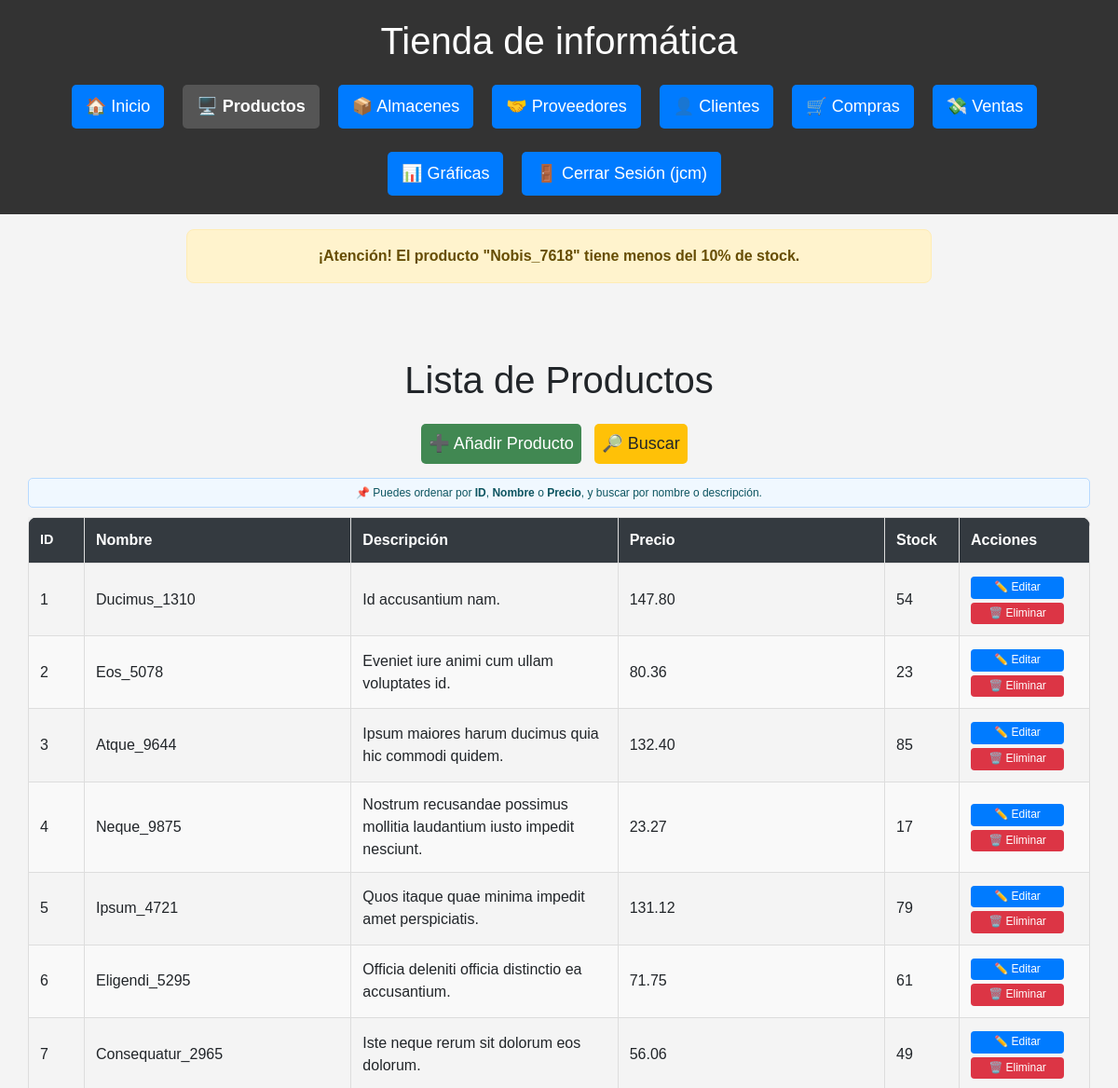
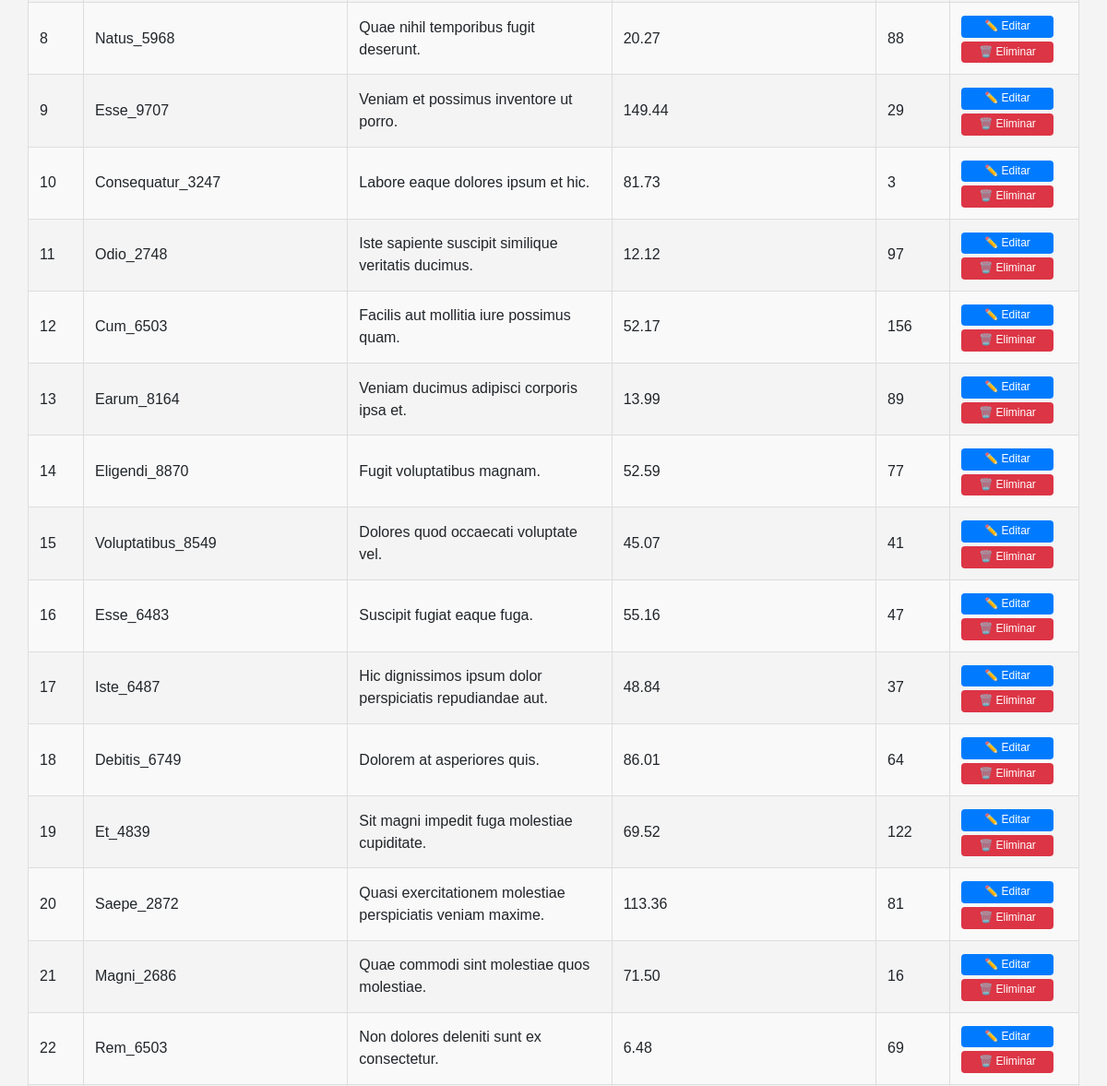
The page /productos (signed in, upper part) on the database as committed earlier (2 pictures, top to bottom).
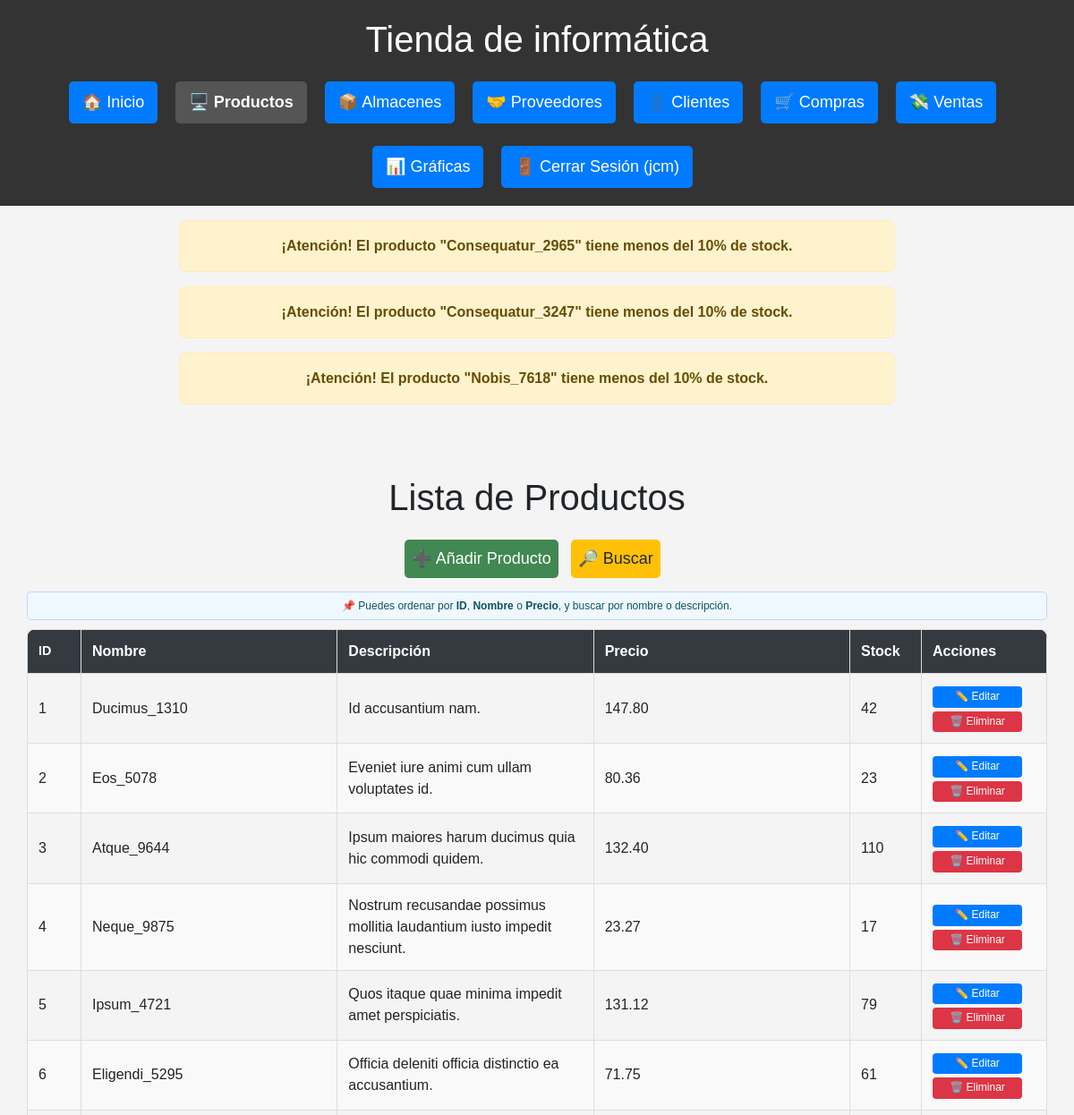
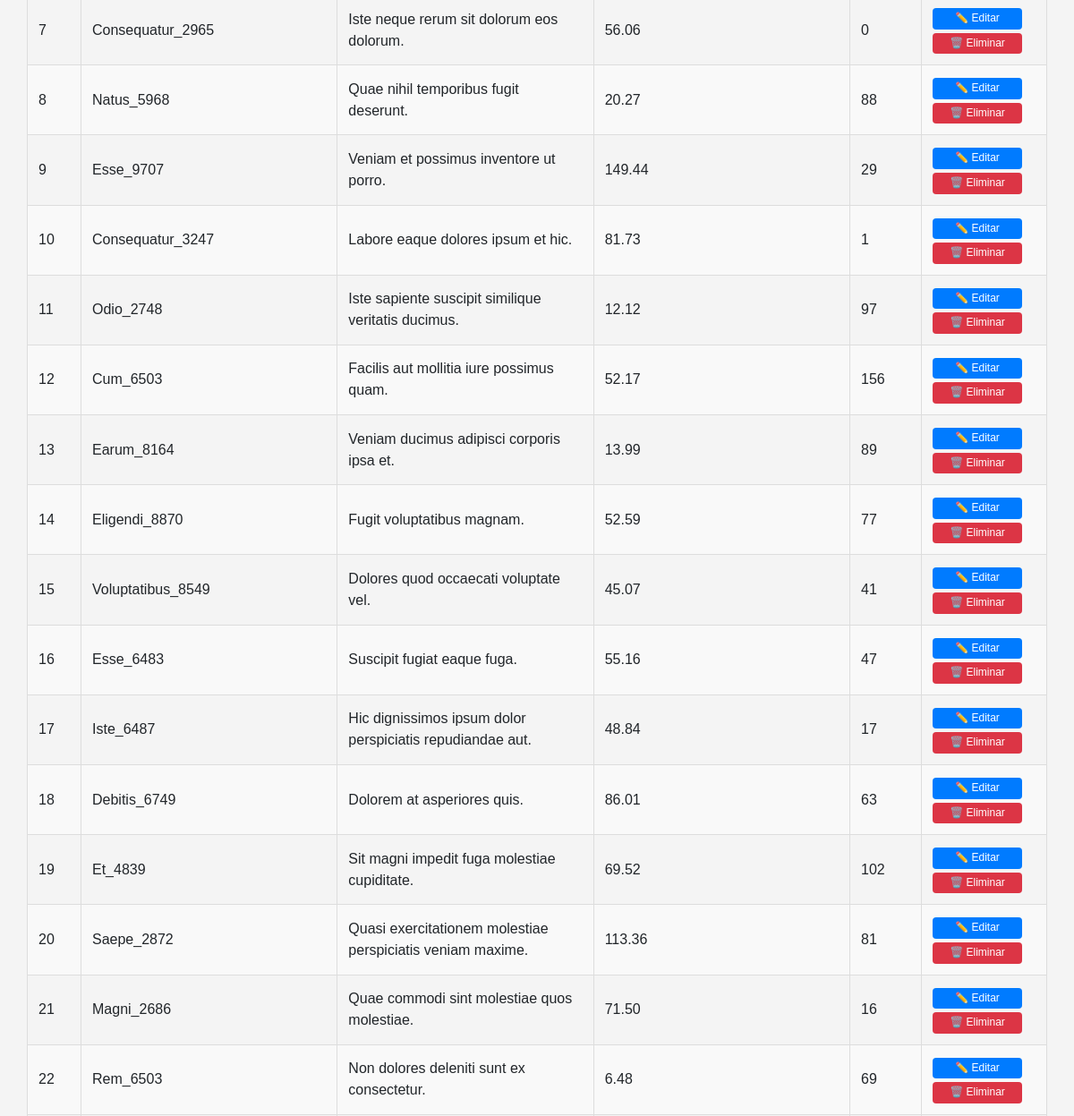
The same page on the database as committed later (2 pictures, top to bottom).
### db.py (models this page shows)
class Producto(Base):
    __tablename__ = "Producto"
    id = Column(Integer, primary_key=True)
    nombre = Column(String(150), unique=True, nullable=False)
    descripcion = Column(Text)
    categoria_id = Column(Integer, ForeignKey('Categoria.id'), nullable=True)
    precio = Column(Numeric(10, 2), nullable=False)
    stock = Column(Integer, default=0)
    cantidad_total = Column(Integer, default=30)
    fecha_creacion = Column(DateTime, default=func.now())
    categoria = relationship('Categoria', backref=backref('productos', lazy=True))
    ventas = relationship("DetalleVenta", back_populates="producto")

### routes/productos.py (the view)
@productos_bp.route('/productos')
@login_required
def ver_productos():
    verificar_stock_bajo()
    orden = request.args.get("orden", "id")
    direccion = request.args.get("direccion", "asc")
    nombre = request.args.get("nombre", "")
    pagina = int(request.args.get("pagina", 1))
    por_pagina = 30
    query = sesion.query(Producto)
    if nombre:
        query = query.filter(
            (Producto.nombre.ilike(f"%{nombre}%")) |
            (Producto.descripcion.ilike(f"%{nombre}%"))
        )
    def aplicar_direccion(campo):
        return campo.desc() if direccion == "desc" else campo.asc()
    if orden == "nombre":
        query = query.order_by(aplicar_direccion(Producto.nombre))
    elif orden == "precio":
        query = query.order_by(aplicar_direccion(Producto.precio))
    else:
        query = query.order_by(aplicar_direccion(Producto.id))
    total_productos = query.count()
    productos = query.offset((pagina - 1) * por_pagina).limit(por_pagina).all()
    hay_anterior = pagina > 1
    hay_siguiente = (pagina * por_pagina) < total_productos
    return render_template(
        "producto/productos.html",
        productos=productos,
        orden=orden,
        direccion=direccion,
        nombre=nombre,
        pagina=pagina,
        hay_anterior=hay_anterior,
        hay_siguiente=hay_siguiente
    )

### db.py (called while the page is built)
def login_required(f):
    @wraps(f)
    def decorated_function(*args, **kwargs):
        if 'usuario' not in session:
            flash('Por favor, inicie sesión para acceder a esta página.', 'error')
            return redirect(url_for('login'))
        return f(*args, **kwargs)
    return decorated_function

### routes/productos.py (called while the page is built)
def verificar_stock_bajo():
    productos = sesion.query(Producto).all()
    for producto in productos:
        if producto.cantidad_total > 0:
            porcentaje = (producto.stock / producto.cantidad_total) * 100
            if porcentaje < 10:
                flash(f'¡Atención! El producto "{producto.nombre}" tiene menos del 10% de stock.', 'warning')

### templates/producto/productos.html (shortened to what this page needs)
{% extends 'base.html' %}
{% block content %}
<div class="container mt-4">
    <h1>Lista de Productos</h1>
    <div class="botones-superiores">
        <a href="{{ url_for('productos.nuevo_producto') }}" class="btn btn-add">➕ Añadir Producto</a>
        <a href="#form-busqueda-producto" class="btn btn-add btn-search">🔎 Buscar</a>
    </div>
    <div class="alerta-orden">
      📌 Puedes ordenar por <strong>ID</strong>, <strong>Nombre</strong> o <strong>Precio</strong>, y buscar por nombre o descripción.
    </div>
    <div class ="tabla-responive">
        <table class="tabla-estilizada">
            <thead>
            {% set nueva_direccion = 'desc' if direccion == 'asc' else 'asc' %}
                <tr>
                    <th class="col-id"><a href="{{ url_for('productos.ver_productos', orden='id', direccion=nueva_direccion) }}">ID
                    </a></th>
                    <th><a href="{{ url_for('productos.ver_productos', orden='nombre', direccion=nueva_direccion) }}">Nombre
                    </a></th>
                    <th>Descripción</th>
                    <th><a href="{{ url_for('productos.ver_productos', orden='precio', direccion=nueva_direccion) }}">Precio
                    </a></th>
                    <th class="col-stock">Stock</th>
                    <th class="col-acciones">Acciones</th>
                </tr>
            </thead>
        <tbody>
        {% for producto in productos %}
            <tr>
                <td>{{ producto.id }}</td>
                <td>{{ producto.nombre }}</td>
                <td>{{ producto.descripcion }}</td>
                <td>{{ producto.precio }}</td>
                <td>{{ producto.stock }}</td>
                <td>
                    <a href="{{ url_for('productos.editar_producto', id=producto.id) }}" class="btn-edit">✏️ Editar</a>
                    <form method="POST" action="{{ url_for('productos.eliminar_producto', id=producto.id) }}" class="form-delete">
                        <button type="submit" class="btn-delete" onclick="return confirm('¿Eliminar este producto?');">🗑️<span class="texto-btn"> Eliminar</button>
                    </form>
                </td>
            </tr>
        {% endfor %}
        </tbody>
    </table>
    </div>
</div>
{% endblock %}

Rows that differ between the two databases and show on the page:
changed Producto "Ducimus_1310": stock "54" → "42"
changed Producto "Atque_9644": stock "85" → "110"
changed Producto "Consequatur_2965": stock "49" → "0"
changed Producto "Consequatur_3247": stock "3" → "1"
changed Producto "Iste_6487": stock "37" → "17"
changed Producto "Debitis_6749": stock "64" → "63"
changed Producto "Et_4839": stock "122" → "102"
Other text that changed with them:
new list line: "¡Atención! El producto \"Consequatur_2965\" tiene menos del 10% de stock."
new list line: "¡Atención! El producto \"Consequatur_3247\" tiene menos del 10% de stock."
